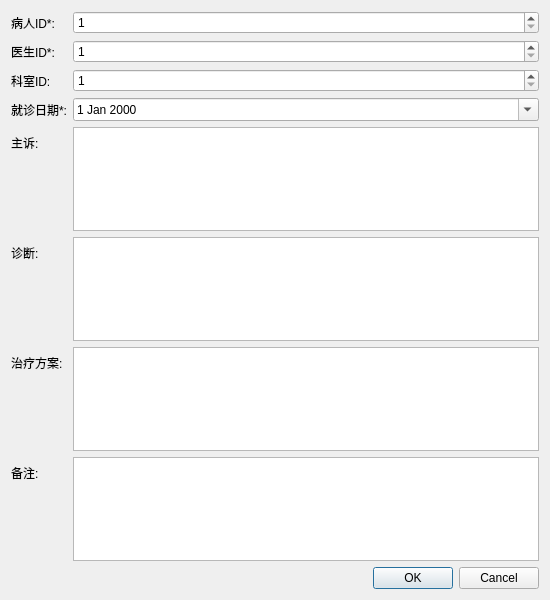
<?xml version="1.0" encoding="UTF-8"?>
<ui version="4.0">
 <class>MedicalRecordDialog</class>
 <widget class="QDialog" name="MedicalRecordDialog">
  <property name="geometry">
   <rect>
    <x>0</x>
    <y>0</y>
    <width>550</width>
    <height>600</height>
   </rect>
  </property>
  <property name="windowTitle">
   <string>就诊记录</string>
  </property>
  <layout class="QVBoxLayout" name="verticalLayout">
   <item>
    <layout class="QFormLayout" name="formLayout">
     <item row="0" column="0">
      <widget class="QLabel" name="label_patient">
       <property name="text">
        <string>病人ID*:</string>
       </property>
      </widget>
     </item>
     <item row="0" column="1">
      <widget class="QSpinBox" name="patientIdSpin">
       <property name="minimum">
        <number>1</number>
       </property>
      </widget>
     </item>
     <item row="1" column="0">
      <widget class="QLabel" name="label_doctor">
       <property name="text">
        <string>医生ID*:</string>
       </property>
      </widget>
     </item>
     <item row="1" column="1">
      <widget class="QSpinBox" name="doctorIdSpin">
       <property name="minimum">
        <number>1</number>
       </property>
      </widget>
     </item>
     <item row="2" column="0">
      <widget class="QLabel" name="label_dept">
       <property name="text">
        <string>科室ID:</string>
       </property>
      </widget>
     </item>
     <item row="2" column="1">
      <widget class="QSpinBox" name="departmentIdSpin">
       <property name="minimum">
        <number>1</number>
       </property>
      </widget>
     </item>
     <item row="3" column="0">
      <widget class="QLabel" name="label_date">
       <property name="text">
        <string>就诊日期*:</string>
       </property>
      </widget>
     </item>
     <item row="3" column="1">
      <widget class="QDateEdit" name="visitDateEdit">
       <property name="calendarPopup">
        <bool>true</bool>
       </property>
      </widget>
     </item>
     <item row="4" column="0">
      <widget class="QLabel" name="label_complaint">
       <property name="text">
        <string>主诉:</string>
       </property>
      </widget>
     </item>
     <item row="4" column="1">
      <widget class="QTextEdit" name="chiefComplaintEdit">
       <property name="maximumHeight">
        <number>80</number>
       </property>
      </widget>
     </item>
     <item row="5" column="0">
      <widget class="QLabel" name="label_diagnosis">
       <property name="text">
        <string>诊断:</string>
       </property>
      </widget>
     </item>
     <item row="5" column="1">
      <widget class="QTextEdit" name="diagnosisEdit">
       <property name="maximumHeight">
        <number>80</number>
       </property>
      </widget>
     </item>
     <item row="6" column="0">
      <widget class="QLabel" name="label_treatment">
       <property name="text">
        <string>治疗方案:</string>
       </property>
      </widget>
     </item>
     <item row="6" column="1">
      <widget class="QTextEdit" name="treatmentEdit">
       <property name="maximumHeight">
        <number>100</number>
       </property>
      </widget>
     </item>
     <item row="7" column="0">
      <widget class="QLabel" name="label_notes">
       <property name="text">
        <string>备注:</string>
       </property>
      </widget>
     </item>
     <item row="7" column="1">
      <widget class="QTextEdit" name="notesEdit">
       <property name="maximumHeight">
        <number>80</number>
       </property>
      </widget>
     </item>
    </layout>
   </item>
   <item>
    <widget class="QDialogButtonBox" name="buttonBox">
     <property name="orientation">
      <enum>Qt::Horizontal</enum>
     </property>
     <property name="standardButtons">
      <set>QDialogButtonBox::Cancel|QDialogButtonBox::Ok</set>
     </property>
    </widget>
   </item>
  </layout>
 </widget>
 <resources/>
 <connections>
  <connection>
   <sender>buttonBox</sender>
   <signal>accepted()</signal>
   <receiver>MedicalRecordDialog</receiver>
   <slot>accept()</slot>
  </connection>
  <connection>
   <sender>buttonBox</sender>
   <signal>rejected()</signal>
   <receiver>MedicalRecordDialog</receiver>
   <slot>reject()</slot>
  </connection>
 </connections>
</ui>
